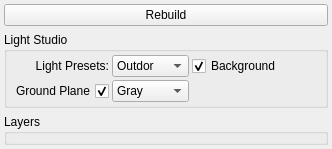
                 <widget class="QWidget" name="tab">
                  <attribute name="title">
                   <string>Arnold</string>
                  </attribute>
                  <layout class="QVBoxLayout" name="verticalLayout_3" stretch="0,0,1">
                   <property name="margin">
                    <number>4</number>
                   </property>
                   <item>
                    <widget class="QPushButton" name="reload_rig_btn1">
                     <property name="text">
                      <string>Rebuild</string>
                     </property>
                    </widget>
                   </item>
                   <item>
                    <widget class="QGroupBox" name="light_setup_ai_grp">
                     <property name="title">
                      <string>Light Studio</string>
                     </property>
                     <layout class="QVBoxLayout" name="verticalLayout_22">
                      <property name="spacing">
                       <number>3</number>
                      </property>
                      <property name="margin">
                       <number>3</number>
                      </property>
                      <item>
                       <layout class="QGridLayout" name="gridLayout_6" columnstretch="0,0,0,0">
                        <item row="0" column="0">
                         <widget class="QLabel" name="label_3">
                          <property name="text">
                           <string>Light Presets:</string>
                          </property>
                          <property name="alignment">
                           <set>Qt::AlignRight|Qt::AlignTrailing|Qt::AlignVCenter</set>
                          </property>
                         </widget>
                        </item>
                        <item row="1" column="0">
                         <widget class="QCheckBox" name="ai_use_ground_plane_cbx">
                          <property name="layoutDirection">
                           <enum>Qt::RightToLeft</enum>
                          </property>
                          <property name="text">
                           <string>Ground Plane</string>
                          </property>
                          <property name="checked">
                           <bool>true</bool>
                          </property>
                         </widget>
                        </item>
                        <item row="0" column="1">
                         <widget class="QComboBox" name="ai_scene_preset_cbb">
                          <item>
                           <property name="text">
                            <string>Outdor</string>
                           </property>
                          </item>
                          <item>
                           <property name="text">
                            <string>Indor</string>
                           </property>
                          </item>
                          <item>
                           <property name="text">
                            <string>Studio</string>
                           </property>
                          </item>
                          <item>
                           <property name="text">
                            <string>Custom</string>
                           </property>
                          </item>
                         </widget>
                        </item>
                        <item row="0" column="2">
                         <widget class="QCheckBox" name="ai_render_background_cbx">
                          <property name="text">
                           <string>Background</string>
                          </property>
                          <property name="checked">
                           <bool>true</bool>
                          </property>
                         </widget>
                        </item>
                        <item row="0" column="3">
                         <spacer name="horizontalSpacer_5">
                          <property name="orientation">
                           <enum>Qt::Horizontal</enum>
                          </property>
                          <property name="sizeHint" stdset="0">
                           <size>
                            <width>40</width>
                            <height>20</height>
                           </size>
                          </property>
                         </spacer>
                        </item>
                        <item row="1" column="1">
                         <widget class="QComboBox" name="ai_ground_plane_texture_cbb">
                          <item>
                           <property name="text">
                            <string>Gray</string>
                           </property>
                          </item>
                          <item>
                           <property name="text">
                            <string>Checher</string>
                           </property>
                          </item>
                          <item>
                           <property name="text">
                            <string>Grid</string>
                           </property>
                          </item>
                         </widget>
                        </item>
                       </layout>
                      </item>
                     </layout>
                    </widget>
                   </item>
                   <item>
                    <widget class="QGroupBox" name="groupBox_11">
                     <property name="title">
                      <string>Layers</string>
                     </property>
                     <layout class="QVBoxLayout" name="verticalLayout_23">
                      <property name="spacing">
                       <number>3</number>
                      </property>
                      <property name="margin">
                       <number>3</number>
                      </property>
                      <item>
                       <layout class="QVBoxLayout" name="ai_shaders_ly"/>
                      </item>
                     </layout>
                    </widget>
                   </item>
                  </layout>
                 </widget>
